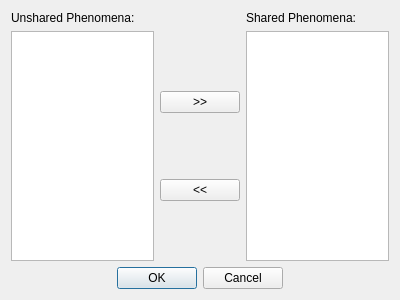
<?xml version="1.0" encoding="UTF-8"?>
<ui version="4.0">
 <class>EditSharedPhenomenon</class>
 <widget class="QDialog" name="EditSharedPhenomenon">
  <property name="geometry">
   <rect>
    <x>0</x>
    <y>0</y>
    <width>400</width>
    <height>300</height>
   </rect>
  </property>
  <property name="windowTitle">
   <string>Edit Shared Phenomena</string>
  </property>
  <layout class="QGridLayout" name="gridLayout">
   <item row="2" column="5">
    <widget class="QPushButton" name="okButton">
     <property name="text">
      <string>OK</string>
     </property>
    </widget>
   </item>
   <item row="2" column="4">
    <spacer name="horizontalSpacer">
     <property name="orientation">
      <enum>Qt::Horizontal</enum>
     </property>
     <property name="sizeHint" stdset="0">
      <size>
       <width>40</width>
       <height>20</height>
      </size>
     </property>
    </spacer>
   </item>
   <item row="2" column="7">
    <spacer name="horizontalSpacer_2">
     <property name="orientation">
      <enum>Qt::Horizontal</enum>
     </property>
     <property name="sizeHint" stdset="0">
      <size>
       <width>40</width>
       <height>20</height>
      </size>
     </property>
    </spacer>
   </item>
   <item row="1" column="3" colspan="6">
    <layout class="QGridLayout" name="gridLayout_2">
     <item row="1" column="6" rowspan="5">
      <widget class="QListView" name="sharedListView"/>
     </item>
     <item row="1" column="2" rowspan="5">
      <widget class="QListView" name="unsharedListView"/>
     </item>
     <item row="4" column="4">
      <widget class="QPushButton" name="removeButton">
       <property name="text">
        <string>&lt;&lt;</string>
       </property>
      </widget>
     </item>
     <item row="3" column="4">
      <spacer name="verticalSpacer_3">
       <property name="orientation">
        <enum>Qt::Vertical</enum>
       </property>
       <property name="sizeHint" stdset="0">
        <size>
         <width>20</width>
         <height>40</height>
        </size>
       </property>
      </spacer>
     </item>
     <item row="2" column="4">
      <widget class="QPushButton" name="addButton">
       <property name="text">
        <string>&gt;&gt;</string>
       </property>
      </widget>
     </item>
     <item row="5" column="4">
      <spacer name="verticalSpacer_2">
       <property name="orientation">
        <enum>Qt::Vertical</enum>
       </property>
       <property name="sizeHint" stdset="0">
        <size>
         <width>20</width>
         <height>40</height>
        </size>
       </property>
      </spacer>
     </item>
     <item row="1" column="4">
      <spacer name="verticalSpacer">
       <property name="orientation">
        <enum>Qt::Vertical</enum>
       </property>
       <property name="sizeHint" stdset="0">
        <size>
         <width>20</width>
         <height>40</height>
        </size>
       </property>
      </spacer>
     </item>
     <item row="0" column="2">
      <widget class="QLabel" name="unsharedLabel">
       <property name="text">
        <string>Unshared Phenomena:</string>
       </property>
      </widget>
     </item>
     <item row="0" column="6">
      <widget class="QLabel" name="sharedLabel">
       <property name="text">
        <string>Shared Phenomena:</string>
       </property>
      </widget>
     </item>
    </layout>
   </item>
   <item row="2" column="6">
    <widget class="QPushButton" name="cancelButton">
     <property name="text">
      <string>Cancel</string>
     </property>
    </widget>
   </item>
  </layout>
 </widget>
 <resources/>
 <connections/>
</ui>
